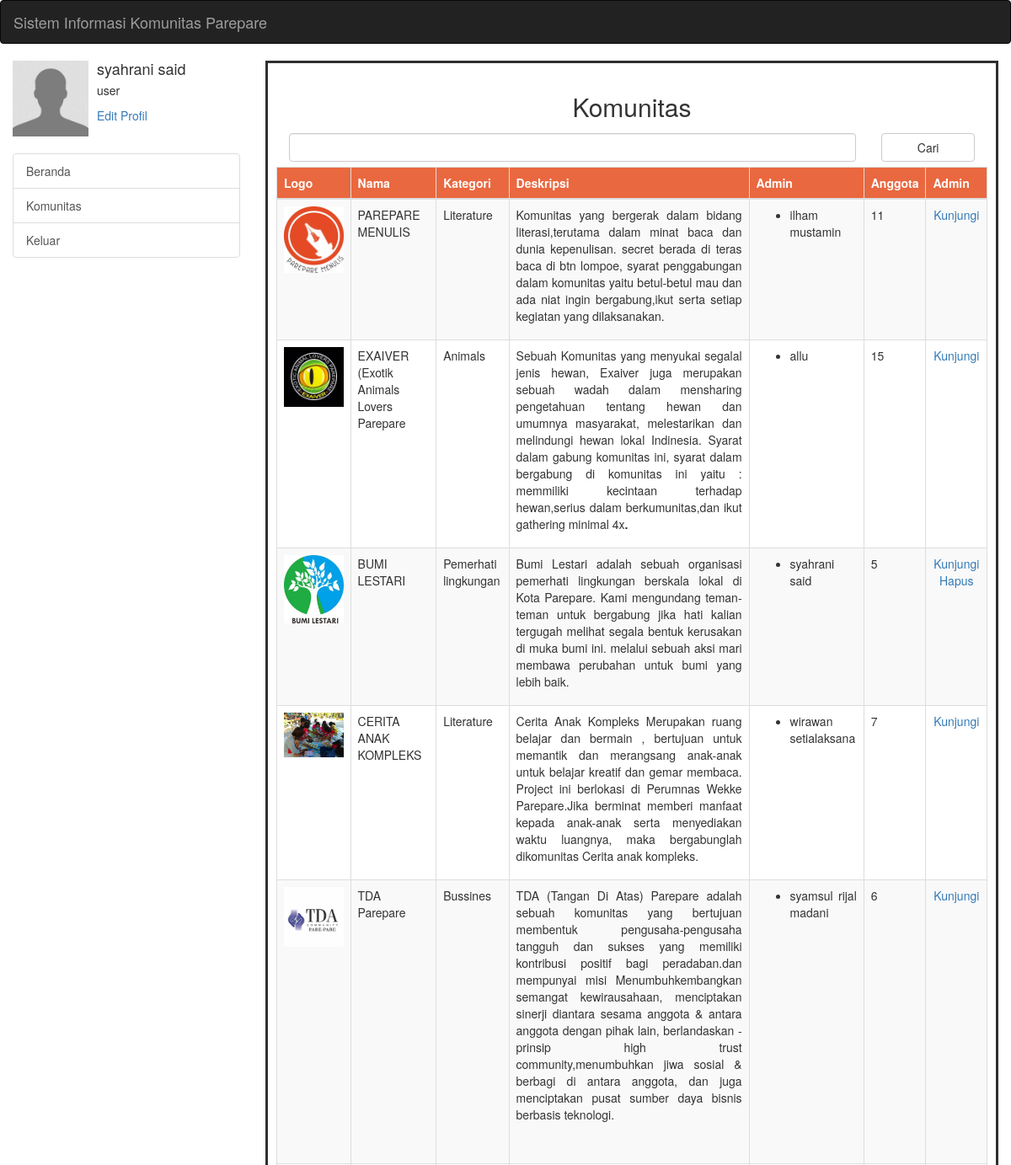
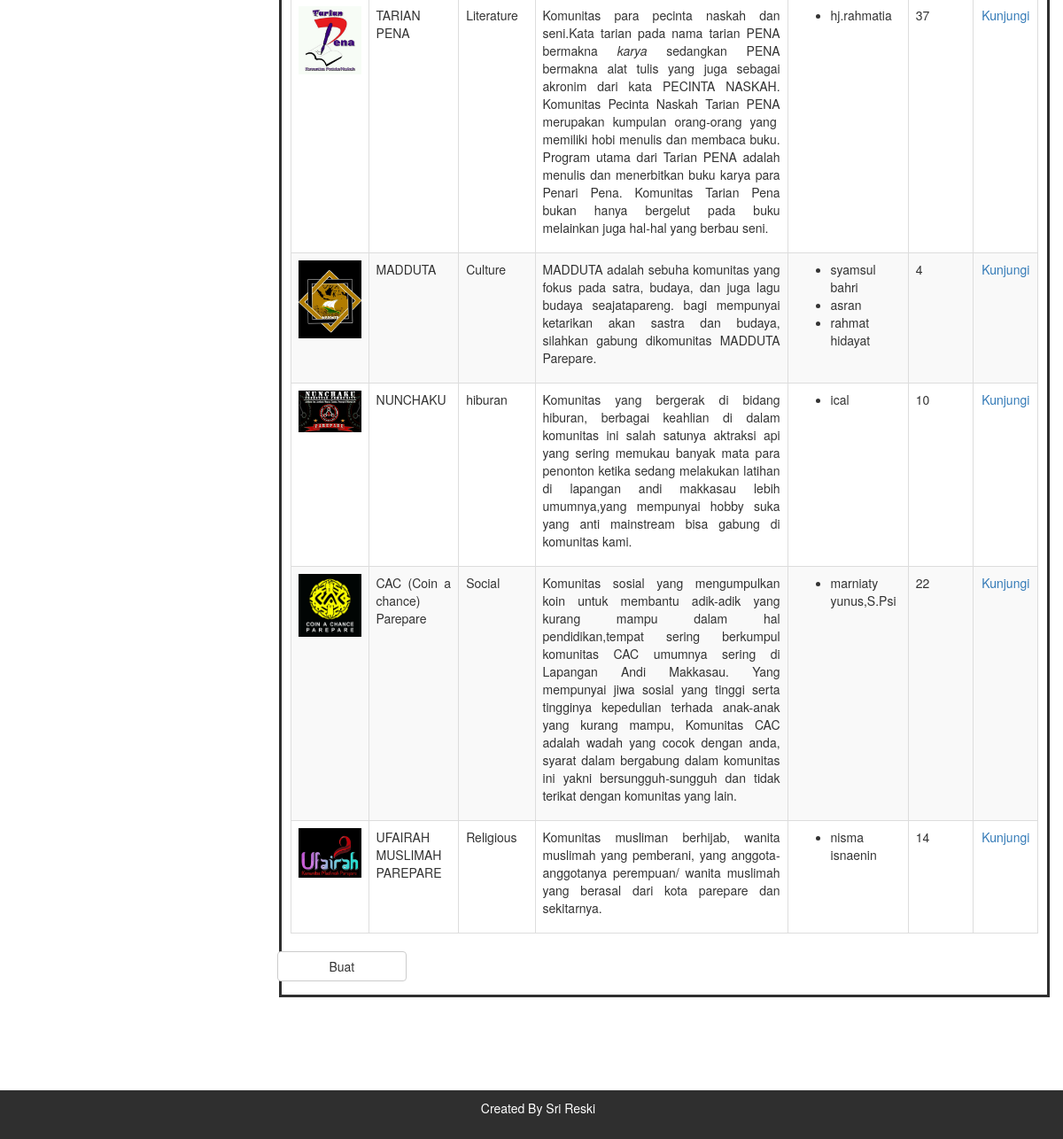
The app's page /index.php?laman=listkomunitas (signed in) with its own data (2 pictures, top to bottom).
### tables this page shows
CREATE TABLE `komunitas` (
  `id_komunitas` int(11) NOT NULL,
  `nama_komunitas` varchar(50) NOT NULL,
  `logo_komunitas` varchar(100) NOT NULL,
  `deskripsi_komunitas` text NOT NULL,
  `verifikasi_komunitas` enum('ya','tidak') NOT NULL,
  `id_kategori` int(11) NOT NULL
);

CREATE TABLE `kategori` (
  `id_kategori` int(11) NOT NULL,
  `nama_kategori` varchar(50) NOT NULL
);

CREATE TABLE `level` (
  `id_level` int(11) NOT NULL,
  `id_komunitas` int(11) NOT NULL,
  `level` enum('admin','anggota') NOT NULL,
  `id_user` varchar(20) NOT NULL
);

### helper/aa.php (called while the page is built, shortened)
<?PHP
	function ambilsatudata($namatabel,$namafieldyangdiambil,$id_field,$isi_field){
		include("script/koneksi.php");
		$sql = "SELECT * FROM ".$namatabel." WHERE ".$id_field." = '".$isi_field."'";
		$kueri = mysqli_query($koneksi,$sql);
		$data = mysqli_fetch_array($kueri);
		return $data[$namafieldyangdiambil];
	}
?>

### view/user/komunitas/list.php (the view, shortened to what this page needs)
<?PHP
include("modal/komunitas.php");
if(isset($_POST["cari"])) {
	$cari = $_POST["cari"];
	$kueri = mysqli_query($koneksi,"SELECT * FROM komunitas WHERE nama_komunitas LIKE '%$cari%'");
} else if (isset($_GET["idkategori"])) {
	$cari = $_GET["idkategori"];
	$kueri = mysqli_query($koneksi,"SELECT * FROM komunitas WHERE id_kategori LIKE '$cari'");
} else {
	$kueri = mysqli_query($koneksi,"SELECT * FROM komunitas");
}
?>
<div class="text-center">
	<h2>Komunitas</h2>
</div>
<div class="text-justify">
	<form method="POST" action="index.php?laman=listkomunitas">
		<div class="form-group">
			<div class="col-sm-10">
				<input style="color:black;" class="form-control" type="text" name="cari">
			</div>
			<div class="col-sm-2">
				<input type="submit" class="btn btn-default btn-block" value="Cari">
			</div>
		</div>
	</form>
	<br>
	<br>
	<table id="tabelku" class="table table-striped table-bordered table-hover">
		<thead>
			<tr style="background-color:#E96840;color:white;">
				<th>Logo</th>
				<th>Nama</th>
				<th>Kategori</th>
				<th>Deskripsi</th>
				<th>Admin</th>
				<th>Anggota</th>
				<th>Admin</th>
			</tr>
		</thead>
		<tbody>
		<?PHP
		if(mysqli_num_rows($kueri) > 0) {
			while($data = mysqli_fetch_array($kueri)){
				$iniadmin = false;
				$id_komunitas = $data["id_komunitas"];
				$kuerianggota = mysqli_query($koneksi,"SELECT * FROM level WHERE id_komunitas = '$id_komunitas' AND level LIKE 'anggota'");
				$banyakanggota = mysqli_num_rows($kuerianggota);
				$kueriadmin = mysqli_query($koneksi,"SELECT * FROM level WHERE id_komunitas LIKE '$id_komunitas' AND level LIKE 'admin'");
		?>
			<tr>
				<td><img class="img-responsive displayed" src="upload/komunitas/<?PHP echo $data["logo_komunitas"] ?>"></td>
				<td><?PHP echo $data["nama_komunitas"] ?></td>
				<td><?PHP echo ambilsatudata("kategori","nama_kategori","id_kategori",$data["id_kategori"]) ?></td>
				<td><?PHP echo $data["deskripsi_komunitas"] ?></td>
				<td><?PHP
					echo "<ul>";
					while($dataadmin = mysqli_fetch_array($kueriadmin)) {
						echo "<li>".$dataadmin["id_user"]."</li>";
						if($dataadmin["id_user"] == $_SESSION["user"]){
							$iniadmin = true;
						}
					}
				?></td>
				<td><?PHP echo $banyakanggota ?></td>
				<td class="text-center">
					<?PHP if($data["verifikasi_komunitas"] == "ya") {?>
						<a href="index.php?laman=komunitas&id=<?PHP echo $data["id_komunitas"];?>">Kunjungi</a>
					<?PHP } ?>
					<?PHP if($iniadmin) {?>
						<a href="index.php?laman=listkomunitas&aksi=Hapus&id=<?PHP echo $data["id_komunitas"];?>">Hapus</a>
					<?PHP } ?>
				</td>
			</tr>
		<?PHP
			}
		} else { ?>
			<tr>
				<td colspan="6" class="text-center">Data Tidak Ditemukan</td>
			</tr>
		<?PHP }?>
		</tbody>
	</table>
	<div class="row">
		<a href="index.php?laman=buatkomunitas" class="col-sm-2 btn btn-default">Buat</a>
	</div>
</div>

### records on screen
komunitas: logo_komunitas (picture), nama_komunitas "PAREPARE MENULIS", id_kategori.nama_kategori "Literature", deskripsi_komunitas "Komunitas yang bergerak dalam bidang literasi,terutama dalam minat baca dan dunia kepenulisan. secret berada di teras baca di btn lompoe, syarat penggabungan dalam komunitas yaitu betul-betul mau dan ada niat ingin bergabung,ikut serta setiap kegiatan yang dilaksanakan.", banyakanggota "11"
level: id_user "ilham mustamin"
komunitas: logo_komunitas (picture), nama_komunitas "EXAIVER (Exotik Animals Lovers Parepare", id_kategori.nama_kategori "Animals", deskripsi_komunitas "Sebuah Komunitas yang menyukai segalal jenis hewan, Exaiver juga merupakan sebuah wadah dalam mensharing pengetahuan tentang hewan dan umumnya masyarakat, melestarikan dan melindungi hewan lokal Indinesia. Syarat dalam gabung komunitas ini, syarat dalam bergabung di komunitas ini yaitu : memmiliki kecintaan terhadap hewan,serius dalam berkumunitas,dan ikut gathering minimal 4x .", banyakanggota "15"
level: id_user "allu"
komunitas: logo_komunitas (picture), nama_komunitas "BUMI LESTARI", id_kategori.nama_kategori "Pemerhati lingkungan", deskripsi_komunitas "Bumi Lestari adalah sebuah organisasi pemerhati lingkungan berskala lokal di Kota Parepare. Kami mengundang teman-teman untuk bergabung jika hati kalian tergugah melihat segala bentuk kerusakan di muka bumi ini. melalui sebuah aksi mari membawa perubahan untuk bumi yang lebih baik.", banyakanggota "5"
level: id_user "syahrani said"
komunitas: logo_komunitas (picture), nama_komunitas "CERITA ANAK KOMPLEKS", id_kategori.nama_kategori "Literature", deskripsi_komunitas "Cerita Anak Kompleks Merupakan ruang belajar dan bermain , bertujuan untuk memantik dan merangsang anak-anak untuk belajar kreatif dan gemar membaca. Project ini berlokasi di Perumnas Wekke Parepare.Jika berminat memberi manfaat kepada anak-anak serta menyediakan waktu luangnya, maka bergabunglah dikomunitas Cerita anak kompleks.", banyakanggota "7"
level: id_user "wirawan setialaksana"
komunitas: logo_komunitas (picture), nama_komunitas "TDA Parepare", id_kategori.nama_kategori "Bussines", deskripsi_komunitas "TDA (Tangan Di Atas) Parepare adalah sebuah komunitas yang bertujuan membentuk pengusaha-pengusaha tangguh dan sukses yang memiliki kontribusi positif bagi peradaban.dan mempunyai misi Menumbuhkembangkan semangat kewirausahaan, menciptakan sinerji diantara sesama anggota & antara anggota dengan pihak lain, berlandaskan - prinsip high trust community,menumbuhkan jiwa sosial & berbagi di antara anggota, dan juga menciptakan pusat sumber daya bisnis berbasis teknologi.", banyakanggota "6"
level: id_user "syamsul rijal madani"
komunitas: logo_komunitas (picture), nama_komunitas "TARIAN PENA", id_kategori.nama_kategori "Literature", deskripsi_komunitas "Komunitas para pecinta naskah dan seni.Kata tarian pada nama tarian PENA bermakna karya sedangkan PENA bermakna alat tulis yang juga sebagai akronim dari kata PECINTA NASKAH. Komunitas Pecinta Naskah Tarian PENA merupakan kumpulan orang-orang yang memiliki hobi menulis dan membaca buku. Program utama dari Tarian PENA adalah menulis dan menerbitkan buku karya para Penari Pena. Komunitas Tarian Pena bukan hanya bergelut pada buku melainkan juga hal-hal yang berbau seni.", banyakanggota "37"
level: id_user "hj.rahmatia"
komunitas: logo_komunitas (picture), nama_komunitas "MADDUTA", id_kategori.nama_kategori "Culture", deskripsi_komunitas "MADDUTA adalah sebuha komunitas yang fokus pada satra, budaya, dan juga lagu budaya seajatapareng. bagi mempunyai ketarikan akan sastra dan budaya, silahkan gabung dikomunitas MADDUTA Parepare.", banyakanggota "4"
level: id_user "syamsul bahri"
level: id_user "asran"
level: id_user "rahmat hidayat"
komunitas: logo_komunitas (picture), nama_komunitas "NUNCHAKU", id_kategori.nama_kategori "hiburan", deskripsi_komunitas "Komunitas yang bergerak di bidang hiburan, berbagai keahlian di dalam komunitas ini salah satunya aktraksi api yang sering memukau banyak mata para penonton ketika sedang melakukan latihan di lapangan andi makkasau lebih umumnya,yang mempunyai hobby suka yang anti mainstream bisa gabung di komunitas kami.", banyakanggota "10"
level: id_user "ical"
komunitas: logo_komunitas (picture), nama_komunitas "CAC (Coin a chance) Parepare", id_kategori.nama_kategori "Social", deskripsi_komunitas "Komunitas sosial yang mengumpulkan koin untuk membantu adik-adik yang kurang mampu dalam hal pendidikan,tempat sering berkumpul komunitas CAC umumnya sering di Lapangan Andi Makkasau. Yang mempunyai jiwa sosial yang tinggi serta tingginya kepedulian terhada anak-anak yang kurang mampu, Komunitas CAC adalah wadah yang cocok dengan anda, syarat dalam bergabung dalam komunitas ini yakni bersungguh-sungguh dan tidak terikat dengan komunitas yang lain.", banyakanggota "22"
level: id_user "marniaty yunus,S.Psi"
komunitas: logo_komunitas (picture), nama_komunitas "UFAIRAH MUSLIMAH PAREPARE", id_kategori.nama_kategori "Religious", deskripsi_komunitas "Komunitas musliman berhijab, wanita muslimah yang pemberani, yang anggota-anggotanya perempuan/ wanita muslimah yang berasal dari kota parepare dan sekitarnya.", banyakanggota "14"
level: id_user "nisma isnaenin"

### other values on screen
$_SESSION["user"] "syahrani said"
$_SESSION["level"] "user"
